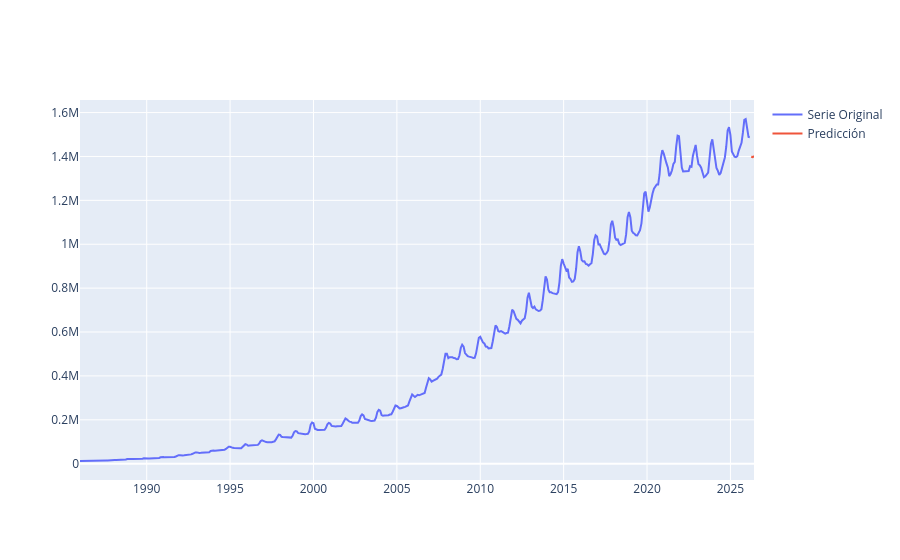

Notebook cell for this chart:
### Code cell
fig = go.Figure()

no_plot = fig.add_trace(
    go.Scatter(x=em_3.index.tolist(), y=em_3.values.tolist(), mode='lines', name='Serie Original'))

no_plot = fig.add_trace(
    go.Scatter(x=pred_final.index.tolist(), y=pred_final.values.tolist(), mode='lines', name='Predicción'))

fig.show()

### Figure 1 — Plotly figure (JSON) as saved in the notebook; plotly's stock layout.template omitted (floating-point values rounded to 4 significant figures; data arrays with more than 128 entries replaced by an {"elided": "..."} marker saying what was removed)
{"data": [{"mode": "lines", "name": "Serie Original", "type": "scatter", "x": {"elided": "483 str values"}, "y": {"elided": "483 float values"}}, {"mode": "lines", "name": "Predicción", "type": "scatter", "x": ["2026-04-01T00:00:00", "2026-05-01T00:00:00", "2026-06-01T00:00:00"], "y": [1399000.0, 1397000.0, 1401000.0]}], "layout": {}}
